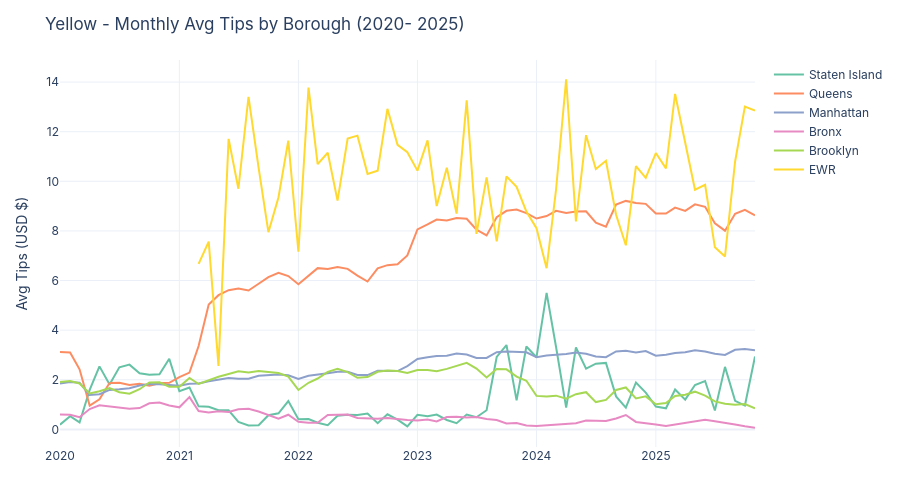

The notebook cell saved with this chart:
### Code cell
temp_03_tips_borough(df, None)

# temp_03_tips_borough(None, TABLES_DIR / "temp_03_tips_borough.csv")
